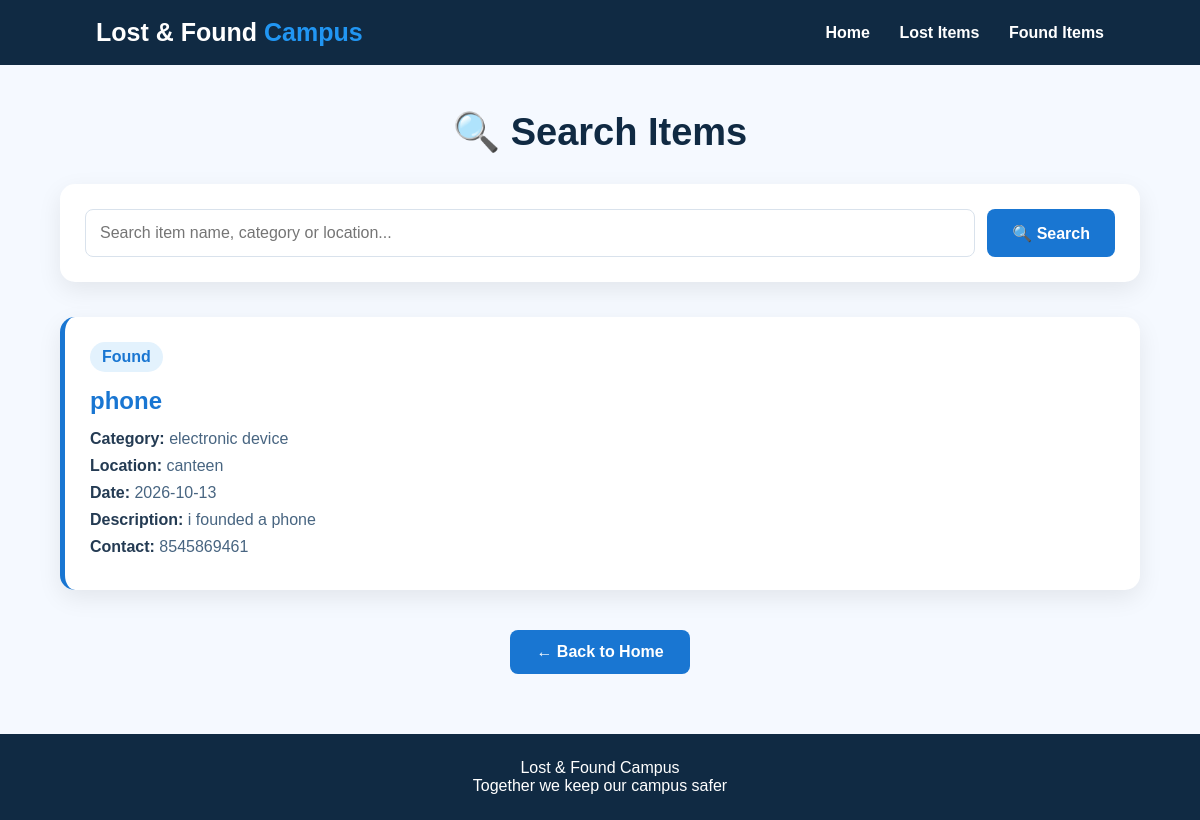
Before: /search with the older database file.
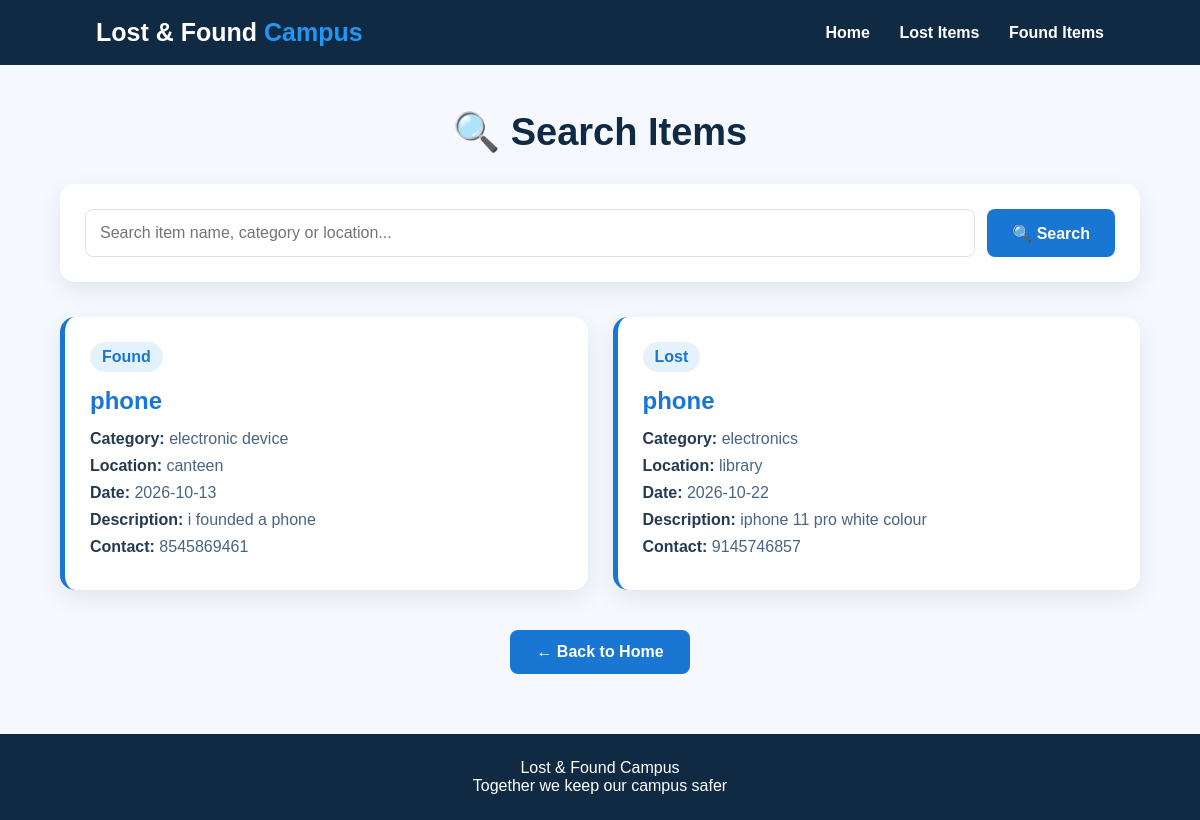
After: the same page with the newer database file.
### tables this page shows
CREATE TABLE items (
            id INTEGER PRIMARY KEY AUTOINCREMENT,
            item_name TEXT NOT NULL,
            category TEXT NOT NULL,
            location TEXT NOT NULL,
            date TEXT NOT NULL,
            description TEXT,
            contact TEXT NOT NULL,
            item_type TEXT NOT NULL
        );

### app.py (the view)
@app.route("/search")
def search():
    query = request.args.get("q", "")
    conn = sqlite3.connect("lost_found.db")
    cursor = conn.cursor()
    cursor.execute("""
        SELECT * FROM items
        WHERE item_name LIKE ?
        OR category LIKE ?
        OR location LIKE ?
    """, (
        "%" + query + "%",
        "%" + query + "%",
        "%" + query + "%"
    ))
    items = cursor.fetchall()
    conn.close()
    return render_template("search.html", items=items, query=query)

### templates/search.html (shortened to what this page needs)
<!DOCTYPE html>
<html lang="en">
<head>
</head>
<body>
<header>
    <div class="logo">
        Lost & Found <span>Campus</span>
    </div>
    <nav>
        <a href="/">Home</a>
        <a href="/lost-items">Lost Items</a>
        <a href="/found-items">Found Items</a>
    </nav>
</header>
<div class="container">
    <h1>🔍 Search Items</h1>
    <form class="search-box" action="/search" method="GET">
        <input
            type="text"
            name="q"
            value="{{ query }}"
            placeholder="Search item name, category or location..."
            required
        >
        <button type="submit">
            🔍 Search
        </button>
    </form>
    {% if items %}
    <div class="items-container">
        {% for item in items %}
        <div class="item-card">
            <span class="type">
                {{ item[7] }}
            </span>
            <h2 class="item-name">
                {{ item[1] }}
            </h2>
            <p>
                <strong>Category:</strong>
                {{ item[2] }}
            </p>
            <p>
                <strong>Location:</strong>
                {{ item[3] }}
            </p>
            <p>
                <strong>Date:</strong>
                {{ item[4] }}
            </p>
            <p>
                <strong>Description:</strong>
                {{ item[5] }}
            </p>
            <p>
                <strong>Contact:</strong>
                {{ item[6] }}
            </p>
        </div>
        {% endfor %}
    </div>
    {% endif %}
    <a class="back-btn" href="/">
        ← Back to Home
    </a>
</div>
<footer>
    Lost & Found Campus
    <br>
    Together we keep our campus safer
</footer>
</body>
</html>

Changed rows visible on the page:
added items: item_type "Lost", item_name "phone", category "electronics", location "library", date "2026-10-22", description "iphone 11 pro white colour", contact "9145746857"
